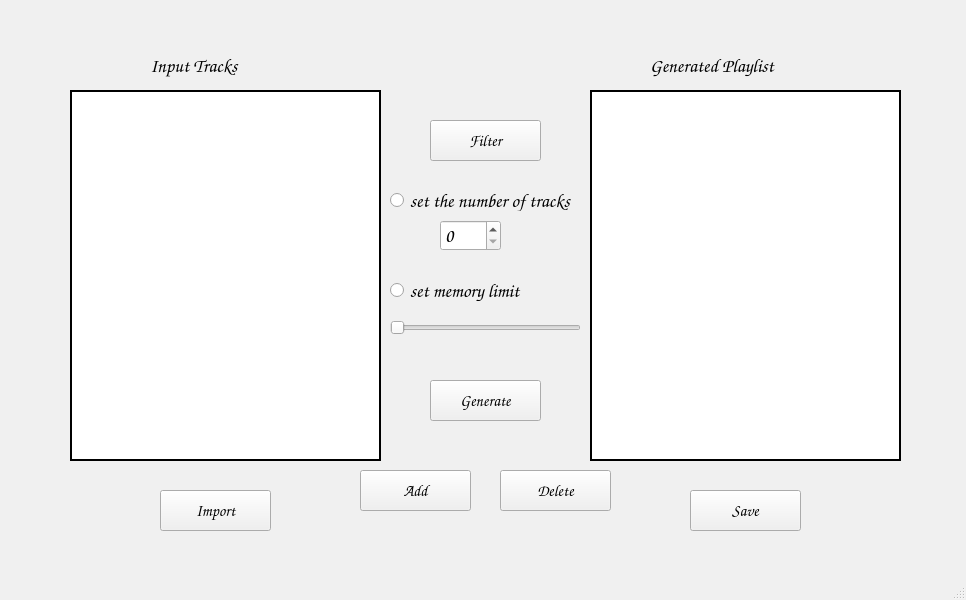
<?xml version="1.0" encoding="UTF-8"?>
<ui version="4.0">
 <class>MainWindow</class>
 <widget class="QMainWindow" name="MainWindow">
  <property name="windowModality">
   <enum>Qt::NonModal</enum>
  </property>
  <property name="geometry">
   <rect>
    <x>0</x>
    <y>0</y>
    <width>966</width>
    <height>600</height>
   </rect>
  </property>
  <property name="palette">
   <palette>
    <active>
     <colorrole role="Button">
      <brush brushstyle="SolidPattern">
       <color alpha="255">
        <red>52</red>
        <green>73</green>
        <blue>166</blue>
       </color>
      </brush>
     </colorrole>
     <colorrole role="Window">
      <brush brushstyle="SolidPattern">
       <color alpha="255">
        <red>143</red>
        <green>143</green>
        <blue>143</blue>
       </color>
      </brush>
     </colorrole>
    </active>
    <inactive>
     <colorrole role="Button">
      <brush brushstyle="SolidPattern">
       <color alpha="255">
        <red>240</red>
        <green>240</green>
        <blue>240</blue>
       </color>
      </brush>
     </colorrole>
     <colorrole role="Window">
      <brush brushstyle="SolidPattern">
       <color alpha="255">
        <red>240</red>
        <green>240</green>
        <blue>240</blue>
       </color>
      </brush>
     </colorrole>
    </inactive>
    <disabled>
     <colorrole role="Button">
      <brush brushstyle="SolidPattern">
       <color alpha="255">
        <red>52</red>
        <green>73</green>
        <blue>166</blue>
       </color>
      </brush>
     </colorrole>
     <colorrole role="Window">
      <brush brushstyle="SolidPattern">
       <color alpha="255">
        <red>143</red>
        <green>143</green>
        <blue>143</blue>
       </color>
      </brush>
     </colorrole>
    </disabled>
   </palette>
  </property>
  <property name="font">
   <font>
    <family>Comic Sans MS</family>
    <pointsize>14</pointsize>
    <bold>true</bold>
   </font>
  </property>
  <property name="windowTitle">
   <string>Playlist Generator</string>
  </property>
  <property name="windowIcon">
   <iconset theme="audio-input-microphone">
    <normaloff>.</normaloff>.</iconset>
  </property>
  <property name="windowOpacity">
   <double>2.000000000000000</double>
  </property>
  <widget class="QWidget" name="centralwidget">
   <widget class="QPushButton" name="importButton">
    <property name="geometry">
     <rect>
      <x>160</x>
      <y>490</y>
      <width>111</width>
      <height>41</height>
     </rect>
    </property>
    <property name="font">
     <font>
      <family>Comic Sans MS</family>
      <pointsize>12</pointsize>
      <bold>true</bold>
     </font>
    </property>
    <property name="text">
     <string>Import</string>
    </property>
   </widget>
   <widget class="QListWidget" name="listImport">
    <property name="geometry">
     <rect>
      <x>70</x>
      <y>90</y>
      <width>311</width>
      <height>371</height>
     </rect>
    </property>
    <property name="palette">
     <palette>
      <active>
       <colorrole role="Button">
        <brush brushstyle="SolidPattern">
         <color alpha="255">
          <red>255</red>
          <green>255</green>
          <blue>255</blue>
         </color>
        </brush>
       </colorrole>
       <colorrole role="Base">
        <brush brushstyle="SolidPattern">
         <color alpha="255">
          <red>170</red>
          <green>170</green>
          <blue>255</blue>
         </color>
        </brush>
       </colorrole>
      </active>
      <inactive>
       <colorrole role="Button">
        <brush brushstyle="SolidPattern">
         <color alpha="255">
          <red>240</red>
          <green>240</green>
          <blue>240</blue>
         </color>
        </brush>
       </colorrole>
       <colorrole role="Base">
        <brush brushstyle="SolidPattern">
         <color alpha="255">
          <red>255</red>
          <green>255</green>
          <blue>255</blue>
         </color>
        </brush>
       </colorrole>
      </inactive>
      <disabled>
       <colorrole role="Button">
        <brush brushstyle="SolidPattern">
         <color alpha="255">
          <red>255</red>
          <green>255</green>
          <blue>255</blue>
         </color>
        </brush>
       </colorrole>
       <colorrole role="Base">
        <brush brushstyle="SolidPattern">
         <color alpha="255">
          <red>240</red>
          <green>240</green>
          <blue>240</blue>
         </color>
        </brush>
       </colorrole>
      </disabled>
     </palette>
    </property>
    <property name="frameShape">
     <enum>QFrame::Box</enum>
    </property>
    <property name="frameShadow">
     <enum>QFrame::Plain</enum>
    </property>
    <property name="lineWidth">
     <number>2</number>
    </property>
    <property name="isWrapping" stdset="0">
     <bool>false</bool>
    </property>
   </widget>
   <widget class="QListWidget" name="listGenerate">
    <property name="geometry">
     <rect>
      <x>590</x>
      <y>90</y>
      <width>311</width>
      <height>371</height>
     </rect>
    </property>
    <property name="palette">
     <palette>
      <active>
       <colorrole role="Base">
        <brush brushstyle="SolidPattern">
         <color alpha="255">
          <red>170</red>
          <green>170</green>
          <blue>255</blue>
         </color>
        </brush>
       </colorrole>
      </active>
      <inactive>
       <colorrole role="Base">
        <brush brushstyle="SolidPattern">
         <color alpha="255">
          <red>255</red>
          <green>255</green>
          <blue>255</blue>
         </color>
        </brush>
       </colorrole>
      </inactive>
      <disabled>
       <colorrole role="Base">
        <brush brushstyle="SolidPattern">
         <color alpha="255">
          <red>240</red>
          <green>240</green>
          <blue>240</blue>
         </color>
        </brush>
       </colorrole>
      </disabled>
     </palette>
    </property>
    <property name="frameShape">
     <enum>QFrame::Box</enum>
    </property>
    <property name="frameShadow">
     <enum>QFrame::Plain</enum>
    </property>
    <property name="lineWidth">
     <number>2</number>
    </property>
   </widget>
   <widget class="QPushButton" name="generateButton">
    <property name="geometry">
     <rect>
      <x>430</x>
      <y>380</y>
      <width>111</width>
      <height>41</height>
     </rect>
    </property>
    <property name="font">
     <font>
      <family>Comic Sans MS</family>
      <pointsize>12</pointsize>
      <bold>true</bold>
     </font>
    </property>
    <property name="text">
     <string>Generate</string>
    </property>
   </widget>
   <widget class="QPushButton" name="addButton">
    <property name="geometry">
     <rect>
      <x>360</x>
      <y>470</y>
      <width>111</width>
      <height>41</height>
     </rect>
    </property>
    <property name="font">
     <font>
      <family>Comic Sans MS</family>
      <pointsize>12</pointsize>
      <bold>true</bold>
     </font>
    </property>
    <property name="text">
     <string>Add</string>
    </property>
   </widget>
   <widget class="QPushButton" name="deleteButton">
    <property name="geometry">
     <rect>
      <x>500</x>
      <y>470</y>
      <width>111</width>
      <height>41</height>
     </rect>
    </property>
    <property name="font">
     <font>
      <family>Comic Sans MS</family>
      <pointsize>12</pointsize>
      <bold>true</bold>
     </font>
    </property>
    <property name="text">
     <string>Delete</string>
    </property>
   </widget>
   <widget class="QPushButton" name="filterButton">
    <property name="geometry">
     <rect>
      <x>430</x>
      <y>120</y>
      <width>111</width>
      <height>41</height>
     </rect>
    </property>
    <property name="palette">
     <palette>
      <active>
       <colorrole role="Base">
        <brush brushstyle="SolidPattern">
         <color alpha="255">
          <red>50</red>
          <green>100</green>
          <blue>150</blue>
         </color>
        </brush>
       </colorrole>
      </active>
      <inactive>
       <colorrole role="Base">
        <brush brushstyle="SolidPattern">
         <color alpha="255">
          <red>255</red>
          <green>255</green>
          <blue>255</blue>
         </color>
        </brush>
       </colorrole>
      </inactive>
      <disabled>
       <colorrole role="Base">
        <brush brushstyle="SolidPattern">
         <color alpha="255">
          <red>240</red>
          <green>240</green>
          <blue>240</blue>
         </color>
        </brush>
       </colorrole>
      </disabled>
     </palette>
    </property>
    <property name="font">
     <font>
      <family>Comic Sans MS</family>
      <pointsize>12</pointsize>
      <bold>true</bold>
     </font>
    </property>
    <property name="text">
     <string>Filter</string>
    </property>
    <property name="icon">
     <iconset theme="audio-input-microphone">
      <normaloff>.</normaloff>.</iconset>
    </property>
   </widget>
   <widget class="QLabel" name="label">
    <property name="geometry">
     <rect>
      <x>150</x>
      <y>40</y>
      <width>151</width>
      <height>51</height>
     </rect>
    </property>
    <property name="font">
     <font>
      <family>Comic Sans MS</family>
      <pointsize>14</pointsize>
      <italic>false</italic>
      <bold>true</bold>
     </font>
    </property>
    <property name="text">
     <string>Input Tracks</string>
    </property>
   </widget>
   <widget class="QLabel" name="label_2">
    <property name="geometry">
     <rect>
      <x>650</x>
      <y>50</y>
      <width>211</width>
      <height>31</height>
     </rect>
    </property>
    <property name="font">
     <font>
      <family>Comic Sans MS</family>
      <pointsize>14</pointsize>
      <bold>true</bold>
     </font>
    </property>
    <property name="text">
     <string>Generated Playlist</string>
    </property>
   </widget>
   <widget class="QPushButton" name="saveButton">
    <property name="geometry">
     <rect>
      <x>690</x>
      <y>490</y>
      <width>111</width>
      <height>41</height>
     </rect>
    </property>
    <property name="font">
     <font>
      <family>Comic Sans MS</family>
      <pointsize>12</pointsize>
      <bold>true</bold>
     </font>
    </property>
    <property name="text">
     <string>Save</string>
    </property>
   </widget>
   <widget class="QRadioButton" name="radioButton">
    <property name="geometry">
     <rect>
      <x>390</x>
      <y>190</y>
      <width>181</width>
      <height>21</height>
     </rect>
    </property>
    <property name="text">
     <string>set the number of tracks</string>
    </property>
   </widget>
   <widget class="QSpinBox" name="spinBox">
    <property name="geometry">
     <rect>
      <x>440</x>
      <y>220</y>
      <width>61</width>
      <height>31</height>
     </rect>
    </property>
   </widget>
   <widget class="QSlider" name="horizontalSlider">
    <property name="geometry">
     <rect>
      <x>390</x>
      <y>320</y>
      <width>191</width>
      <height>16</height>
     </rect>
    </property>
    <property name="orientation">
     <enum>Qt::Horizontal</enum>
    </property>
   </widget>
   <widget class="QRadioButton" name="radioButton_2">
    <property name="geometry">
     <rect>
      <x>390</x>
      <y>280</y>
      <width>141</width>
      <height>21</height>
     </rect>
    </property>
    <property name="text">
     <string>set memory limit</string>
    </property>
   </widget>
  </widget>
  <widget class="QStatusBar" name="statusbar"/>
 </widget>
 <resources/>
 <connections/>
</ui>
